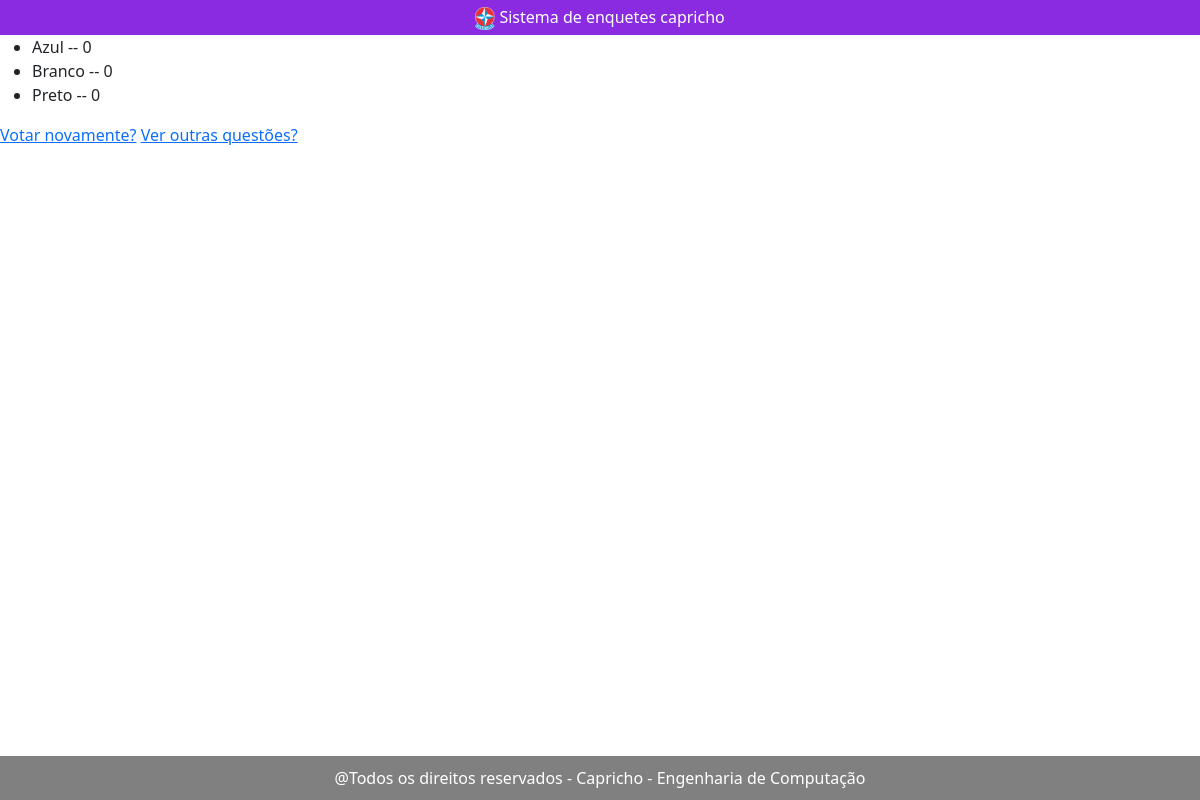
/2/resultados, run on the app's committed database.
### enquete/models.py (models this page shows, shortened)
class Alternativa(models.Model):
    questao = models.ForeignKey(Questao, on_delete=models.CASCADE)
    descricao = models.CharField(max_length=200)
    votos = models.IntegerField(default=0)
    objects = models.Manager()

### enquete/views.py (the view)
# urls.py: path('<int:id_questao>/resultados', views.resultados, name='resultados'),
def resultados(request, id_questao):
    question = Questao(pk=id_questao)
    context = {'question': question}
    return render(request, 'enquete/resultados.html', context)

### enquete/templates/enquete/resultados.html (shortened to what this page needs)
<!DOCTYPE html>
    {% load static %}
<html lang="pt-br">
    <head>
        <link rel="stylesheet" type="text/css" href="{% static 'enquete/style.css' %}" media="screen" />
        <link rel="stylesheet" href="https://cdn.jsdelivr.net/npm/bootstrap@5.3.0/dist/css/bootstrap.min.css">
    </head>
    <header>
        <img width="20px" src="{% static 'enquete/Logo_Estrela.png' %}">
        Sistema de enquetes capricho
    </header>
    <body>
    <div>
        <ul>
            {% for option in question.alternativa_set.all %}
                <li>{{ option.descricao }} -- {{ option.votos }}</li>
            {% endfor %}
        </ul>
        <a href="{% url 'enquete:votar' question.id %}">Votar novamente?</a>
        <a href="{% url 'enquete:index' %}">Ver outras questões?</a>
    </div>
    </body>
    <footer>
        @Todos os direitos reservados - Capricho - Engenharia de Computação
    </footer>
</html>

### enquete/static/enquete/style.css (style rules this page uses)
header { text-align: center; background-color: blueviolet; color: white; width: 100%; padding: 5px; }
footer { background-color: grey; color: #fff; padding: 10px; text-align: center; margin-top: auto; }
body { display: flex; flex-direction: column; min-height: 100vh; }

### data on the page
Alternativa: descricao "Azul", votos "0"
Alternativa: descricao "Branco", votos "0"
Alternativa: descricao "Preto", votos "0"
